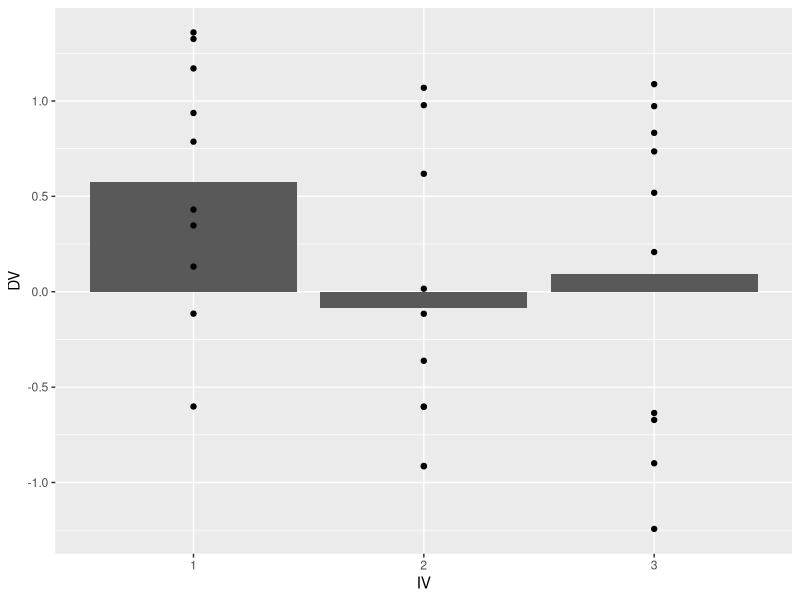
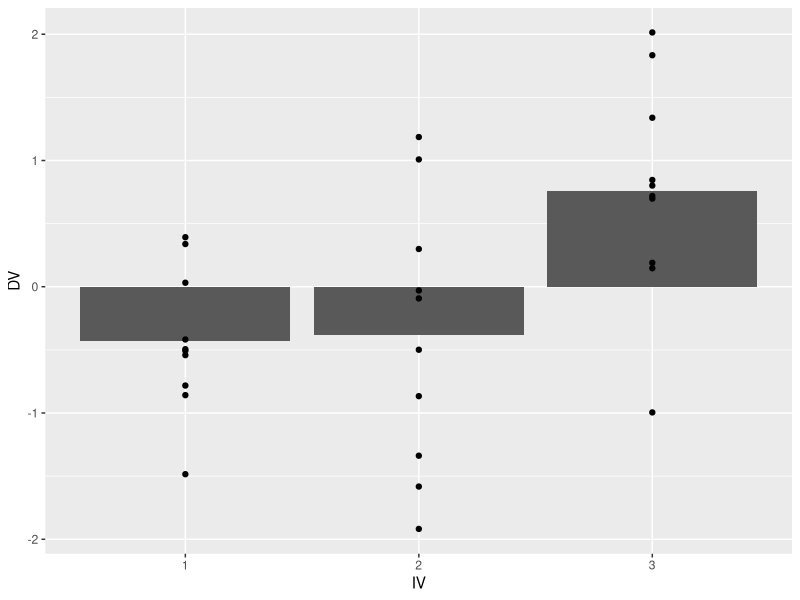
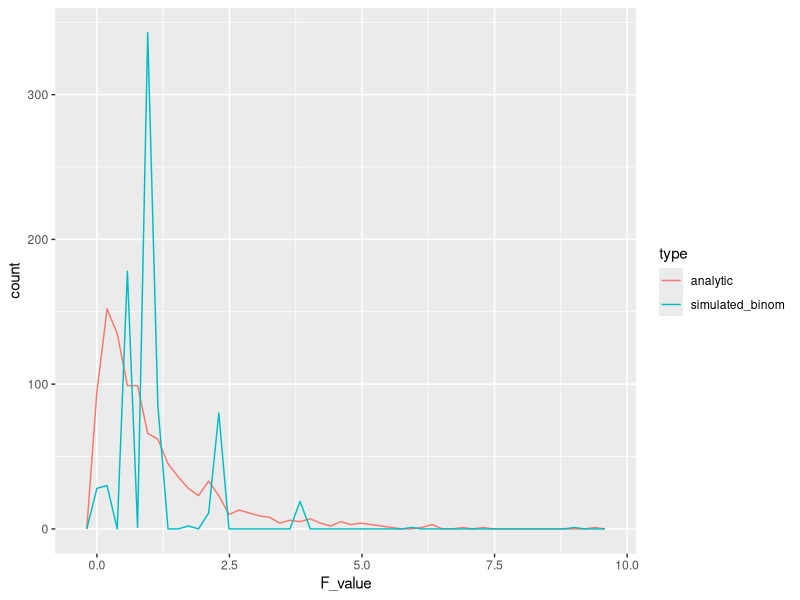

Reproduce these figures in R, in order.
## ---- chunk 1
library(tibble)

levels <- 3
n_per_level <- 10

random_data <- tibble(subjects = 1:(levels*n_per_level),
                      IV = as.factor(rep(1:levels, each = n_per_level)),
                      DV = rnorm(levels*n_per_level, 0, 1)
                      )

critical_F <- qf(.95, 2, 27)

for(i in 1:1000){
    random_data <- tibble(subjects = 1:(levels*n_per_level),
                          IV = as.factor(rep(1:levels, each = n_per_level)),
                          DV = rnorm(levels*n_per_level, 0, 1)
                          )
    aov.out <- aov(DV ~ IV, data = random_data)
    simulated_F <- summary(aov.out)[[1]]$`F value`[1]
   
    if(simulated_F < critical_F) break
}

summary(aov.out)

library(ggplot2)
ggplot(random_data, aes(x=IV, y=DV))+
  geom_bar(stat="summary", fun="mean")+
  geom_point()
## ---- chunk 2
library(tibble)

levels <- 3
n_per_level <- 10

random_data <- tibble(subjects = 1:(levels*n_per_level),
                      IV = as.factor(rep(1:levels, each = n_per_level)),
                      DV = rnorm(levels*n_per_level, 0, 1)
                      )

critical_F <- qf(.95, 2, 27)

for(i in 1:1000){
    random_data <- tibble(subjects = 1:(levels*n_per_level),
                          IV = as.factor(rep(1:levels, each = n_per_level)),
                          DV = rnorm(levels*n_per_level, 0, 1)
                          )
    aov.out <- aov(DV ~ IV, data = random_data)
    simulated_F <- summary(aov.out)[[1]]$`F value`[1]
   
    if(simulated_F > critical_F) break
}

simulated_F > critical_F

summary(aov.out)

library(ggplot2)
ggplot(random_data, aes(x=IV, y=DV))+
  geom_bar(stat="summary", fun="mean")+
  geom_point()
## ---- chunk 3

levels <- 3
n_per_level <- 10

save_F_values <- length(1000)
for(i in 1:1000){
  random_data <- tibble(subjects = 1:(levels*n_per_level),
                        IV = as.factor(rep(1:levels, each = n_per_level)),
                        DV = rbinom(levels*n_per_level, 1, .05)
                        )
  aov.out <- aov(DV ~ IV, data = random_data)
  simulated_F <- summary(aov.out)[[1]]$`F value`[1]
  save_F_values[i] <- simulated_F
}

F_comparison <- tibble(type = rep(c("analytic","simulated_binom"), each = 1000),
                        F_value = c(rf(1000,levels-1,(levels*n_per_level)-levels),save_F_values))

ggplot(F_comparison, aes(x=F_value, color=type))+
  geom_freqpoly(bins=50)


